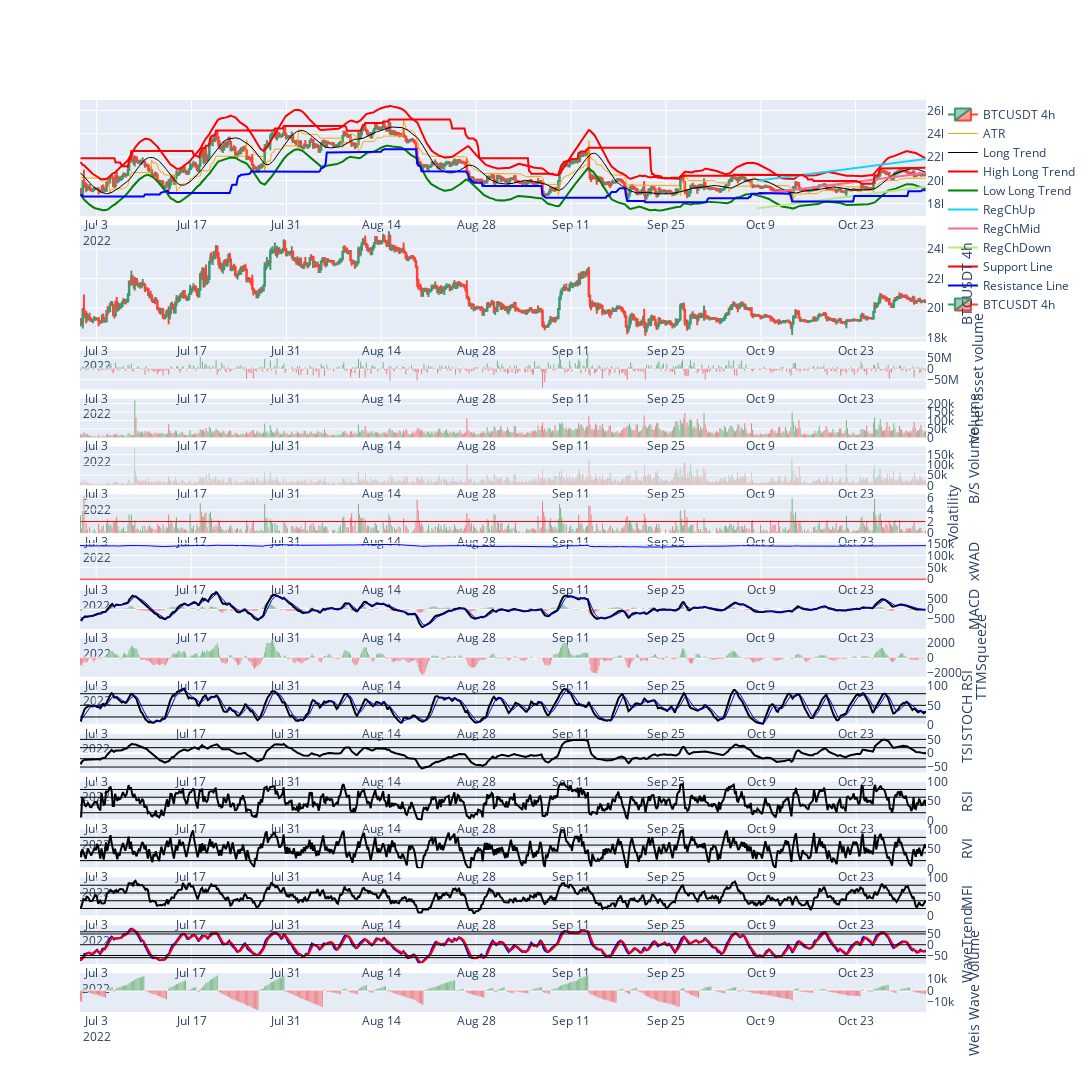

This figure's notebook cell:
### Code cell
df4h = everythings(df4h, "BTCUSDT","4h", colums=1, c=1, heights1=9, heights2=3)

### Figure 1 — Plotly figure (JSON) as saved in the notebook; plotly's stock layout.template omitted (floating-point values rounded to 4 significant figures; data arrays with more than 128 entries replaced by an {"elided": "..."} marker saying what was removed)
{"data": [{"close": {"elided": "749 float values"}, "high": {"elided": "749 float values"}, "low": {"elided": "749 float values"}, "name": "BTCUSDT 4h", "open": {"elided": "749 float values"}, "showlegend": true, "type": "candlestick", "x": {"elided": "749 str values"}, "xaxis": "x", "yaxis": "y"}, {"line": {"color": "orange", "width": 1}, "name": "ATR", "type": "scatter", "x": {"elided": "749 str values"}, "xaxis": "x", "y": {"elided": "749 float values"}, "yaxis": "y"}, {"line": {"color": "black", "width": 1}, "name": "Long Trend", "type": "scatter", "x": {"elided": "749 str values"}, "xaxis": "x", "y": {"elided": "749 float values"}, "yaxis": "y"}, {"line": {"color": "red", "width": 2}, "name": "High Long Trend", "type": "scatter", "x": {"elided": "749 str values"}, "xaxis": "x", "y": {"elided": "749 float values"}, "yaxis": "y"}, {"line": {"color": "green", "width": 2}, "name": "Low Long Trend", "type": "scatter", "x": {"elided": "749 str values"}, "xaxis": "x", "y": {"elided": "749 float values"}, "yaxis": "y"}, {"mode": "lines", "name": "RegChUp", "type": "scatter", "x": ["2022-10-08T11:00:00", "2022-11-02T07:00:00"], "xaxis": "x", "y": [19970.0, 21830.0], "yaxis": "y"}, {"mode": "lines", "name": "RegChMid", "type": "scatter", "x": ["2022-10-08T11:00:00", "2022-11-02T07:00:00"], "xaxis": "x", "y": [18790.0, 20640.0], "yaxis": "y"}, {"mode": "lines", "name": "RegChDown", "type": "scatter", "x": ["2022-10-08T11:00:00", "2022-11-02T07:00:00"], "xaxis": "x", "y": [17600.0, 19450.0], "yaxis": "y"}, {"line": {"color": "red", "width": 2}, "name": "Support Line", "type": "scatter", "x": {"elided": "749 str values"}, "xaxis": "x", "y": {"elided": "749 float values"}, "yaxis": "y"}, {"line": {"color": "blue", "width": 2}, "name": "Resistance Line", "type": "scatter", "x": {"elided": "749 str values"}, "xaxis": "x", "y": {"elided": "749 float values"}, "yaxis": "y"}, {"close": {"elided": "749 float values"}, "high": {"elided": "749 float values"}, "low": {"elided": "749 float values"}, "name": "BTCUSDT 4h", "open": {"elided": "749 float values"}, "showlegend": true, "type": "candlestick", "x": {"elided": "749 str values"}, "xaxis": "x2", "yaxis": "y2"}, {"marker": {"color": {"elided": "749 str values"}}, "showlegend": false, "type": "bar", "x": {"elided": "749 str values"}, "xaxis": "x3", "y": {"elided": "749 float values"}, "yaxis": "y3"}, {"marker": {"color": {"elided": "749 str values"}}, "showlegend": false, "type": "bar", "x": {"elided": "749 str values"}, "xaxis": "x4", "y": {"elided": "749 float values"}, "yaxis": "y4"}, {"marker": {"color": "green"}, "showlegend": false, "type": "bar", "x": {"elided": "749 str values"}, "xaxis": "x5", "y": {"elided": "749 float values"}, "yaxis": "y5"}, {"marker": {"color": "red"}, "showlegend": false, "type": "bar", "x": {"elided": "749 str values"}, "xaxis": "x5", "y": {"elided": "749 float values"}, "yaxis": "y5"}, {"marker": {"color": {"elided": "749 str values"}}, "showlegend": false, "type": "bar", "x": {"elided": "749 str values"}, "xaxis": "x6", "y": {"elided": "749 float values"}, "yaxis": "y6"}, {"line": {"color": "red", "width": 1}, "showlegend": false, "type": "scatter", "x": {"elided": "749 str values"}, "xaxis": "x6", "y": {"elided": "749 int values"}, "yaxis": "y6"}, {"line": {"color": "blue", "width": 1}, "showlegend": false, "type": "scatter", "x": {"elided": "749 str values"}, "xaxis": "x7", "y": {"elided": "749 float values"}, "yaxis": "y7"}, {"line": {"color": "red", "width": 1}, "showlegend": false, "type": "scatter", "x": {"elided": "749 str values"}, "xaxis": "x7", "y": {"elided": "749 int values"}, "yaxis": "y7"}, {"marker": {"color": {"elided": "749 str values"}}, "showlegend": false, "type": "bar", "x": {"elided": "749 str values"}, "xaxis": "x8", "y": {"elided": "749 float values"}, "yaxis": "y8"}, {"line": {"color": "black", "width": 2}, "showlegend": false, "type": "scatter", "x": {"elided": "749 str values"}, "xaxis": "x8", "y": {"elided": "749 float values"}, "yaxis": "y8"}, {"line": {"color": "blue", "width": 1}, "showlegend": false, "type": "scatter", "x": {"elided": "749 str values"}, "xaxis": "x8", "y": {"elided": "749 float values"}, "yaxis": "y8"}, {"marker": {"color": {"elided": "749 str values"}}, "showlegend": false, "type": "bar", "x": {"elided": "749 str values"}, "xaxis": "x9", "y": {"elided": "749 float values"}, "yaxis": "y9"}, {"line": {"color": "black", "width": 2}, "showlegend": false, "type": "scatter", "x": {"elided": "749 str values"}, "xaxis": "x10", "y": {"elided": "749 float values"}, "yaxis": "y10"}, {"line": {"color": "blue", "width": 1}, "showlegend": false, "type": "scatter", "x": {"elided": "749 str values"}, "xaxis": "x10", "y": {"elided": "749 float values"}, "yaxis": "y10"}, {"line": {"color": "black", "width": 1}, "showlegend": false, "type": "scatter", "x": {"elided": "749 str values"}, "xaxis": "x10", "y": {"elided": "749 int values"}, "yaxis": "y10"}, {"line": {"color": "black", "width": 1}, "showlegend": false, "type": "scatter", "x": {"elided": "749 str values"}, "xaxis": "x10", "y": {"elided": "749 int values"}, "yaxis": "y10"}, {"line": {"color": "black", "width": 1}, "showlegend": false, "type": "scatter", "x": {"elided": "749 str values"}, "xaxis": "x10", "y": {"elided": "749 int values"}, "yaxis": "y10"}, {"line": {"color": "black", "width": 2}, "showlegend": false, "type": "scatter", "x": {"elided": "749 str values"}, "xaxis": "x11", "y": {"elided": "749 float values"}, "yaxis": "y11"}, {"line": {"color": "black", "width": 1}, "showlegend": false, "type": "scatter", "x": {"elided": "749 str values"}, "xaxis": "x11", "y": {"elided": "749 int values"}, "yaxis": "y11"}, {"line": {"color": "black", "width": 1}, "showlegend": false, "type": "scatter", "x": {"elided": "749 str values"}, "xaxis": "x11", "y": {"elided": "749 int values"}, "yaxis": "y11"}, {"line": {"color": "black", "width": 1}, "showlegend": false, "type": "scatter", "x": {"elided": "749 str values"}, "xaxis": "x11", "y": {"elided": "749 int values"}, "yaxis": "y11"}, {"line": {"color": "black", "width": 1}, "showlegend": false, "type": "scatter", "x": {"elided": "749 str values"}, "xaxis": "x11", "y": {"elided": "749 int values"}, "yaxis": "y11"}, {"line": {"color": "black", "width": 2}, "showlegend": false, "type": "scatter", "x": {"elided": "749 str values"}, "xaxis": "x12", "y": {"elided": "749 float values"}, "yaxis": "y12"}, {"line": {"color": "black", "width": 1}, "showlegend": false, "type": "scatter", "x": {"elided": "749 str values"}, "xaxis": "x12", "y": {"elided": "749 int values"}, "yaxis": "y12"}, {"line": {"color": "black", "width": 1}, "showlegend": false, "type": "scatter", "x": {"elided": "749 str values"}, "xaxis": "x12", "y": {"elided": "749 int values"}, "yaxis": "y12"}, {"line": {"color": "black", "width": 1}, "showlegend": false, "type": "scatter", "x": {"elided": "749 str values"}, "xaxis": "x12", "y": {"elided": "749 int values"}, "yaxis": "y12"}, {"line": {"color": "black", "width": 1}, "showlegend": false, "type": "scatter", "x": {"elided": "749 str values"}, "xaxis": "x12", "y": {"elided": "749 int values"}, "yaxis": "y12"}, {"line": {"color": "black", "width": 2}, "showlegend": false, "type": "scatter", "x": {"elided": "749 str values"}, "xaxis": "x13", "y": {"elided": "749 float values"}, "yaxis": "y13"}, {"line": {"color": "black", "width": 1}, "showlegend": false, "type": "scatter", "x": {"elided": "749 str values"}, "xaxis": "x13", "y": {"elided": "749 int values"}, "yaxis": "y13"}, {"line": {"color": "black", "width": 1}, "showlegend": false, "type": "scatter", "x": {"elided": "749 str values"}, "xaxis": "x13", "y": {"elided": "749 int values"}, "yaxis": "y13"}, {"line": {"color": "black", "width": 1}, "showlegend": false, "type": "scatter", "x": {"elided": "749 str values"}, "xaxis": "x13", "y": {"elided": "749 int values"}, "yaxis": "y13"}, {"line": {"color": "black", "width": 1}, "showlegend": false, "type": "scatter", "x": {"elided": "749 str values"}, "xaxis": "x13", "y": {"elided": "749 int values"}, "yaxis": "y13"}, {"line": {"color": "black", "width": 2}, "showlegend": false, "type": "scatter", "x": {"elided": "749 str values"}, "xaxis": "x14", "y": {"elided": "749 float values"}, "yaxis": "y14"}, {"line": {"color": "black", "width": 1}, "showlegend": false, "type": "scatter", "x": {"elided": "749 str values"}, "xaxis": "x14", "y": {"elided": "749 int values"}, "yaxis": "y14"}, {"line": {"color": "black", "width": 1}, "showlegend": false, "type": "scatter", "x": {"elided": "749 str values"}, "xaxis": "x14", "y": {"elided": "749 int values"}, "yaxis": "y14"}, {"line": {"color": "black", "width": 1}, "showlegend": false, "type": "scatter", "x": {"elided": "749 str values"}, "xaxis": "x14", "y": {"elided": "749 int values"}, "yaxis": "y14"}, {"line": {"color": "black", "width": 1}, "showlegend": false, "type": "scatter", "x": {"elided": "749 str values"}, "xaxis": "x14", "y": {"elided": "749 int values"}, "yaxis": "y14"}, {"line": {"color": "blue", "width": 2}, "showlegend": false, "type": "scatter", "x": {"elided": "749 str values"}, "xaxis": "x15", "y": {"elided": "749 float values"}, "yaxis": "y15"}, {"line": {"color": "red", "width": 2}, "showlegend": false, "type": "scatter", "x": {"elided": "749 str values"}, "xaxis": "x15", "y": {"elided": "749 float values"}, "yaxis": "y15"}, {"line": {"color": "black", "width": 1}, "showlegend": false, "type": "scatter", "x": {"elided": "749 str values"}, "xaxis": "x15", "y": {"elided": "749 int values"}, "yaxis": "y15"}, {"line": {"color": "black", "width": 1}, "showlegend": false, "type": "scatter", "x": {"elided": "749 str values"}, "xaxis": "x15", "y": {"elided": "749 int values"}, "yaxis": "y15"}, {"line": {"color": "black", "width": 1}, "showlegend": false, "type": "scatter", "x": {"elided": "749 str values"}, "xaxis": "x15", "y": {"elided": "749 int values"}, "yaxis": "y15"}, {"line": {"color": "black", "width": 1}, "showlegend": false, "type": "scatter", "x": {"elided": "749 str values"}, "xaxis": "x15", "y": {"elided": "749 int values"}, "yaxis": "y15"}, {"line": {"color": "black", "width": 1}, "showlegend": false, "type": "scatter", "x": {"elided": "749 str values"}, "xaxis": "x15", "y": {"elided": "749 int values"}, "yaxis": "y15"}, {"marker": {"color": {"elided": "749 str values"}}, "showlegend": false, "type": "bar", "x": {"elided": "749 str values"}, "xaxis": "x16", "y": {"elided": "749 float values"}, "yaxis": "y16"}], "layout": {"autosize": true, "height": 4000, "width": 7000, "xaxis": {"anchor": "y", "domain": [0, 1], "rangeslider": {"visible": false}}, "xaxis10": {"anchor": "y10", "domain": [0, 1], "rangeslider": {"visible": false}}, "xaxis11": {"anchor": "y11", "domain": [0, 1], "rangeslider": {"visible": false}}, "xaxis12": {"anchor": "y12", "domain": [0, 1], "rangeslider": {"visible": false}}, "xaxis13": {"anchor": "y13", "domain": [0, 1], "rangeslider": {"visible": false}}, "xaxis14": {"anchor": "y14", "domain": [0, 1], "rangeslider": {"visible": false}}, "xaxis15": {"anchor": "y15", "domain": [0, 1], "rangeslider": {"visible": false}}, "xaxis16": {"anchor": "y16", "domain": [0, 1], "rangeslider": {"visible": false}}, "xaxis2": {"anchor": "y2", "domain": [0, 1], "rangeslider": {"visible": false}}, "xaxis3": {"anchor": "y3", "domain": [0, 1], "rangeslider": {"visible": false}}, "xaxis4": {"anchor": "y4", "domain": [0, 1], "rangeslider": {"visible": false}}, "xaxis5": {"anchor": "y5", "domain": [0, 1], "rangeslider": {"visible": false}}, "xaxis6": {"anchor": "y6", "domain": [0, 1], "rangeslider": {"visible": false}}, "xaxis7": {"anchor": "y7", "domain": [0, 1], "rangeslider": {"visible": false}}, "xaxis8": {"anchor": "y8", "domain": [0, 1], "rangeslider": {"visible": false}}, "xaxis9": {"anchor": "y9", "domain": [0, 1], "rangeslider": {"visible": false}}, "yaxis": {"anchor": "x", "domain": [0.8725, 1], "side": "right"}, "yaxis10": {"anchor": "x10", "domain": [0.315, 0.3575], "range": [0, 100], "side": "right", "title": {"text": "STOCH RSI"}}, "yaxis11": {"anchor": "x11", "domain": [0.2625, 0.305], "range": [-70, 70], "side": "right", "title": {"text": "TSI"}}, "yaxis12": {"anchor": "x12", "domain": [0.21, 0.2525], "range": [0, 100], "side": "right", "title": {"text": " RSI"}}, "yaxis13": {"anchor": "x13", "domain": [0.1575, 0.2], "range": [0, 100], "side": "right", "title": {"text": "RVI"}}, "yaxis14": {"anchor": "x14", "domain": [0.105, 0.1475], "range": [0, 100], "side": "right", "title": {"text": "MFI"}}, "yaxis15": {"anchor": "x15", "domain": [0.0525, 0.095], "range": [-90, 90], "side": "right", "title": {"text": "WaveTrend"}}, "yaxis16": {"anchor": "x16", "domain": [0, 0.0425], "showgrid": false, "side": "right", "title": {"text": "Weis Wave Volume"}}, "yaxis2": {"anchor": "x2", "domain": [0.735, 0.8625], "side": "right", "title": {"text": "BTCUSDT 4h"}}, "yaxis3": {"anchor": "x3", "domain": [0.6825, 0.725], "side": "right", "title": {"text": "net asset volume"}}, "yaxis4": {"anchor": "x4", "domain": [0.63, 0.6725], "side": "right", "title": {"text": "Volume"}}, "yaxis5": {"anchor": "x5", "domain": [0.5775, 0.62], "side": "right", "title": {"text": "B/S Volume"}}, "yaxis6": {"anchor": "x6", "domain": [0.525, 0.5675], "side": "right", "title": {"text": "Volatility"}}, "yaxis7": {"anchor": "x7", "domain": [0.4725, 0.515], "side": "right", "title": {"text": "xWAD"}}, "yaxis8": {"anchor": "x8", "domain": [0.42, 0.4625], "showgrid": false, "side": "right", "title": {"text": "MACD"}}, "yaxis9": {"anchor": "x9", "domain": [0.3675, 0.41], "showgrid": false, "side": "right", "title": {"text": "TTMSqueeze"}}}}
